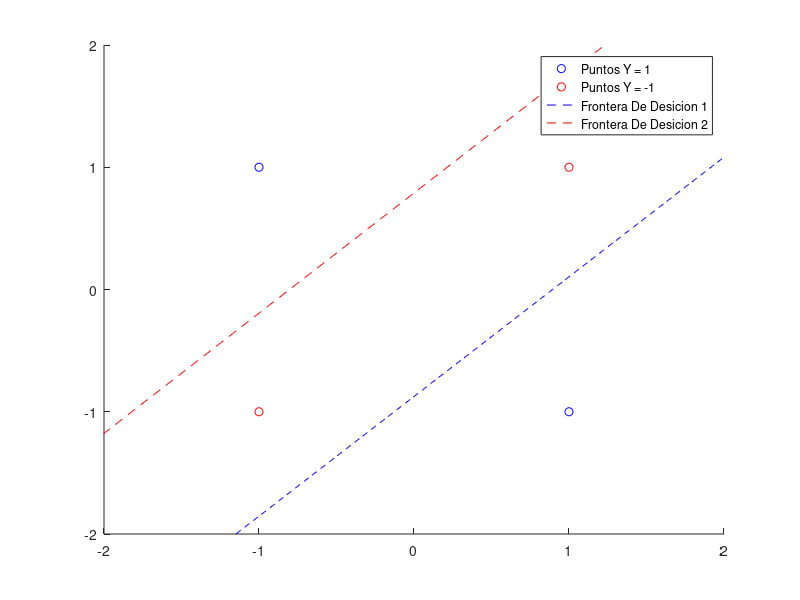
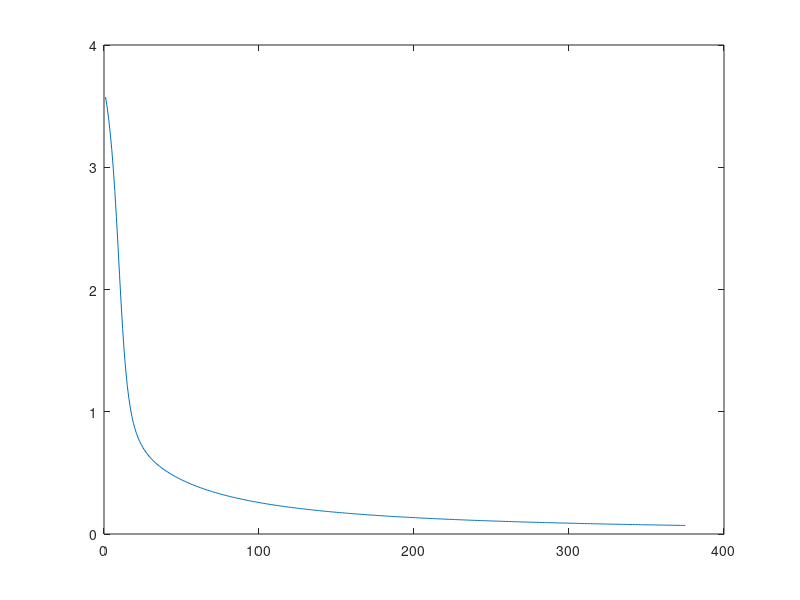

Write MATLAB code to recreate these figures, in order.
tic

close all;
clear;

n_entradas = 2;
neuronas_capa_1 = 2;
neuronas_capa_2 = 1;
MAX_ERROR = 0.07;
MAX_ITERACIONES = 10000;

eta = 0.02;
beta = 1;

x = [   -1, -1;
        -1,  1;
         1, -1;
         1,  1;
    ];

x = [x, ones(2^n_entradas, 1)];

yd = [  -1;
         1;
         1;
        -1;
     ];

% Si se quedo en un minimo local no satisfactorio, vuelve a empezar.
iteracion = MAX_ITERACIONES;
while(iteracion == MAX_ITERACIONES)
    iteracion = 0;
    
    W = randn(neuronas_capa_1, n_entradas + 1);
    w = randn(neuronas_capa_2, neuronas_capa_1 + 1);

    ECMS = [];
    
    aprendio = 0;
    while((aprendio == 0) && (iteracion < MAX_ITERACIONES))
        %Actualizo matriz de pesos sinapticos.
        secuencia = randperm(2^n_entradas);
        for i = secuencia
            h_entrada = W * x(i, :)';
            v = tanh(beta * h_entrada);
            h_salida = w * [v; 1];
            y = tanh(beta * h_salida);

            delta_salida = beta * (1 - tanh(beta * h_salida).^2) * (yd(i) - y);
            delta_entrada = beta * (1 - tanh(beta * h_entrada).^2) .* w(:, 1:neuronas_capa_1)' * delta_salida;

            deltaw = eta * delta_salida * [v; 1];
            w = w + deltaw';

            deltaW = eta * delta_entrada * x(i, :);
            W = W + deltaW;
        end

        %Chequeo si aprendio.
        ECM = 0;
        y = zeros(2^n_entradas, 1);
        for i = 1:2^n_entradas
            h_entrada = W * x(i, :)';
            v = tanh(beta * h_entrada);
            h_salida = w * [v; 1];
            y(i) = tanh(beta * h_salida);
            ECM = ECM + (y(i) - yd(i))^2;
        end
        
        ECMS = [ECMS, ECM];
        
        if(ECM > MAX_ERROR)
            aprendio = 0;
        else
            aprendio = 1;
        end
        
        iteracion = iteracion + 1;
    end
end
     
 disp('Error Cuadratico Medio:');
 ECM
 
figure(1);
hold on;

%Divido los puntos en azules y rojos.
x_azul = [];
x_rojo = [];
for i = 1:2^n_entradas
    if(yd(i) == 1)
        x_azul = [x_azul; x(i,:)];
    else
        x_rojo = [x_rojo; x(i,:)];
    end
end

plot(x_azul(:,1), x_azul(:,2), 'ob');
plot(x_rojo(:,1), x_rojo(:,2), 'or');
axis([-2, 2, -2, 2]);

x1 = -2:0.01:2;
x2 = - W(1,1) / W(1,2) * x1 - W(1,3) / W(1,2);
plot(x2, x1, 'b--');

x2 = - W(2,1) / W(2,2) * x1 - W(2,3) / W(2,2);
plot(x2, x1, 'r--');

legend('Puntos Y = 1', 'Puntos Y = -1', 'Frontera De Desicion 1', ...
    'Frontera De Desicion 2');

figure(2);
plot(ECMS);

toc